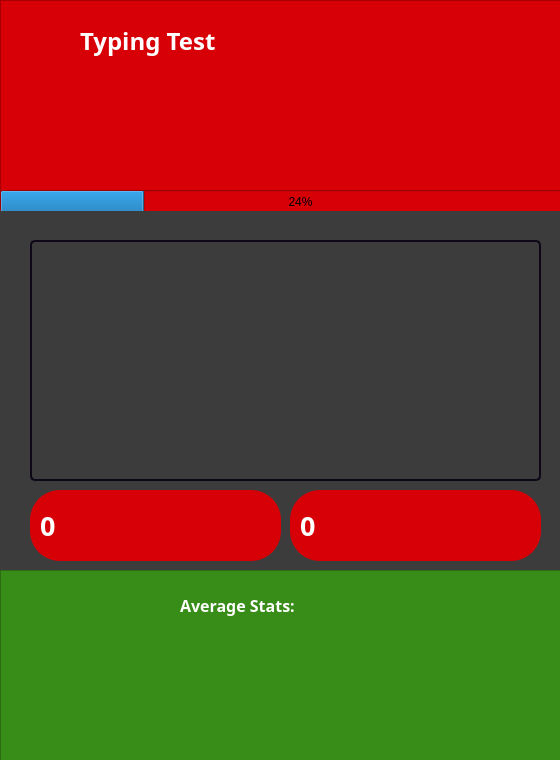
<?xml version="1.0" encoding="UTF-8"?>
<ui version="4.0">
 <class>MainWindow</class>
 <widget class="QMainWindow" name="MainWindow">
  <property name="geometry">
   <rect>
    <x>0</x>
    <y>0</y>
    <width>560</width>
    <height>760</height>
   </rect>
  </property>
  <property name="minimumSize">
   <size>
    <width>560</width>
    <height>760</height>
   </size>
  </property>
  <property name="maximumSize">
   <size>
    <width>560</width>
    <height>760</height>
   </size>
  </property>
  <property name="windowTitle">
   <string>MainWindow</string>
  </property>
  <property name="styleSheet">
   <string notr="true"/>
  </property>
  <property name="animated">
   <bool>true</bool>
  </property>
  <widget class="QWidget" name="centralwidget">
   <property name="styleSheet">
    <string notr="true">background-color: #3c3c3c</string>
   </property>
   <widget class="QFrame" name="frame">
    <property name="geometry">
     <rect>
      <x>0</x>
      <y>0</y>
      <width>561</width>
      <height>211</height>
     </rect>
    </property>
    <property name="styleSheet">
     <string notr="true">background-color: #d70007</string>
    </property>
    <property name="frameShape">
     <enum>QFrame::StyledPanel</enum>
    </property>
    <property name="frameShadow">
     <enum>QFrame::Raised</enum>
    </property>
    <widget class="QLabel" name="typing_test">
     <property name="geometry">
      <rect>
       <x>80</x>
       <y>20</y>
       <width>391</width>
       <height>41</height>
      </rect>
     </property>
     <property name="font">
      <font>
       <family>Segoe UI Black</family>
       <pointsize>18</pointsize>
       <weight>75</weight>
       <bold>true</bold>
      </font>
     </property>
     <property name="styleSheet">
      <string notr="true">color: #FFFFFF</string>
     </property>
     <property name="text">
      <string>Typing Test</string>
     </property>
    </widget>
    <widget class="QProgressBar" name="time_bar">
     <property name="geometry">
      <rect>
       <x>0</x>
       <y>190</y>
       <width>601</width>
       <height>23</height>
      </rect>
     </property>
     <property name="value">
      <number>24</number>
     </property>
    </widget>
   </widget>
   <widget class="QTextBrowser" name="textInterface">
    <property name="geometry">
     <rect>
      <x>30</x>
      <y>240</y>
      <width>511</width>
      <height>241</height>
     </rect>
    </property>
    <property name="font">
     <font>
      <family>Microsoft PhagsPa</family>
      <pointsize>14</pointsize>
      <weight>75</weight>
      <bold>true</bold>
     </font>
    </property>
    <property name="cursor" stdset="0">
     <cursorShape>IBeamCursor</cursorShape>
    </property>
    <property name="styleSheet">
     <string notr="true">border: 2px solid #0d0718;
border-radius: 5px;
color: #989898</string>
    </property>
    <property name="html">
     <string>&lt;!DOCTYPE HTML PUBLIC &quot;-//W3C//DTD HTML 4.0//EN&quot; &quot;http://www.w3.org/TR/REC-html40/strict.dtd&quot;&gt;
&lt;html&gt;&lt;head&gt;&lt;meta name=&quot;qrichtext&quot; content=&quot;1&quot; /&gt;&lt;style type=&quot;text/css&quot;&gt;
p, li { white-space: pre-wrap; }
&lt;/style&gt;&lt;/head&gt;&lt;body style=&quot; font-family:'Microsoft PhagsPa'; font-size:14pt; font-weight:600; font-style:normal;&quot;&gt;
&lt;p style=&quot;-qt-paragraph-type:empty; margin-top:0px; margin-bottom:0px; margin-left:0px; margin-right:0px; -qt-block-indent:0; text-indent:0px;&quot;&gt;&lt;br /&gt;&lt;/p&gt;&lt;/body&gt;&lt;/html&gt;</string>
    </property>
   </widget>
   <widget class="QLabel" name="speed">
    <property name="geometry">
     <rect>
      <x>30</x>
      <y>490</y>
      <width>251</width>
      <height>71</height>
     </rect>
    </property>
    <property name="font">
     <font>
      <family>Segoe UI Black</family>
      <pointsize>20</pointsize>
      <weight>75</weight>
      <bold>true</bold>
     </font>
    </property>
    <property name="styleSheet">
     <string notr="true">background-color: #d70007;
border: 2px solid #d70007;
border-radius: 30px;
color: white</string>
    </property>
    <property name="text">
     <string>0</string>
    </property>
   </widget>
   <widget class="QLabel" name="mistakes">
    <property name="geometry">
     <rect>
      <x>290</x>
      <y>490</y>
      <width>251</width>
      <height>71</height>
     </rect>
    </property>
    <property name="font">
     <font>
      <family>Segoe UI Black</family>
      <pointsize>20</pointsize>
      <weight>75</weight>
      <bold>true</bold>
     </font>
    </property>
    <property name="styleSheet">
     <string notr="true">background-color: #d70007;
border: 2px solid #d70007;
border-radius: 30px;
color: white</string>
    </property>
    <property name="text">
     <string>0</string>
    </property>
   </widget>
   <widget class="QFrame" name="frame_2">
    <property name="geometry">
     <rect>
      <x>0</x>
      <y>570</y>
      <width>561</width>
      <height>191</height>
     </rect>
    </property>
    <property name="styleSheet">
     <string notr="true">background-color: #388c18</string>
    </property>
    <property name="frameShape">
     <enum>QFrame::StyledPanel</enum>
    </property>
    <property name="frameShadow">
     <enum>QFrame::Raised</enum>
    </property>
    <widget class="QLabel" name="crown">
     <property name="geometry">
      <rect>
       <x>20</x>
       <y>50</y>
       <width>141</width>
       <height>81</height>
      </rect>
     </property>
     <property name="text">
      <string/>
     </property>
     <property name="pixmap">
      <pixmap>Crown.png</pixmap>
     </property>
    </widget>
    <widget class="QLabel" name="best_record">
     <property name="geometry">
      <rect>
       <x>180</x>
       <y>20</y>
       <width>331</width>
       <height>31</height>
      </rect>
     </property>
     <property name="font">
      <font>
       <family>Segoe UI Black</family>
       <pointsize>12</pointsize>
       <weight>75</weight>
       <bold>true</bold>
      </font>
     </property>
     <property name="styleSheet">
      <string notr="true">color: white</string>
     </property>
     <property name="frameShape">
      <enum>QFrame::NoFrame</enum>
     </property>
     <property name="lineWidth">
      <number>2</number>
     </property>
     <property name="text">
      <string>Average Stats:</string>
     </property>
    </widget>
    <widget class="QLabel" name="record">
     <property name="geometry">
      <rect>
       <x>180</x>
       <y>60</y>
       <width>351</width>
       <height>61</height>
      </rect>
     </property>
     <property name="font">
      <font>
       <family>Segoe UI Black</family>
       <pointsize>18</pointsize>
       <weight>75</weight>
       <bold>true</bold>
      </font>
     </property>
     <property name="styleSheet">
      <string notr="true">color: white;</string>
     </property>
     <property name="text">
      <string/>
     </property>
    </widget>
   </widget>
  </widget>
 </widget>
 <resources/>
 <connections/>
</ui>
